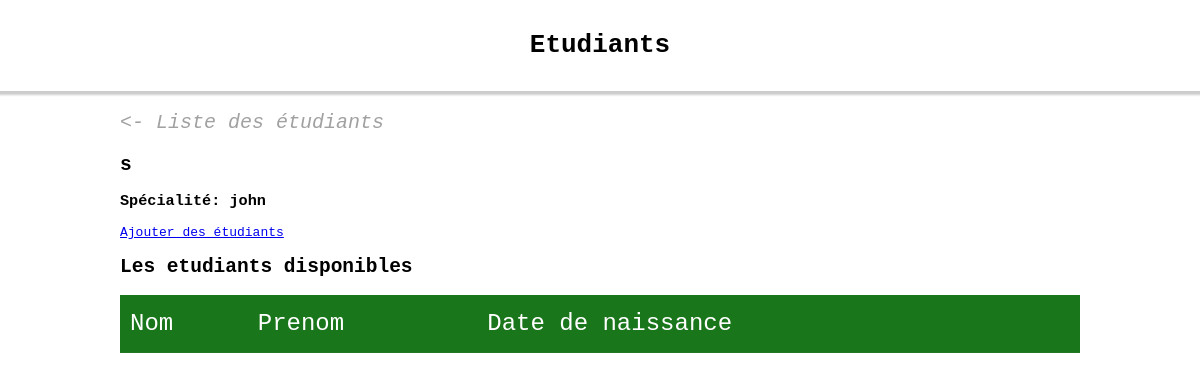
Page /classe/5 on the earlier database version.
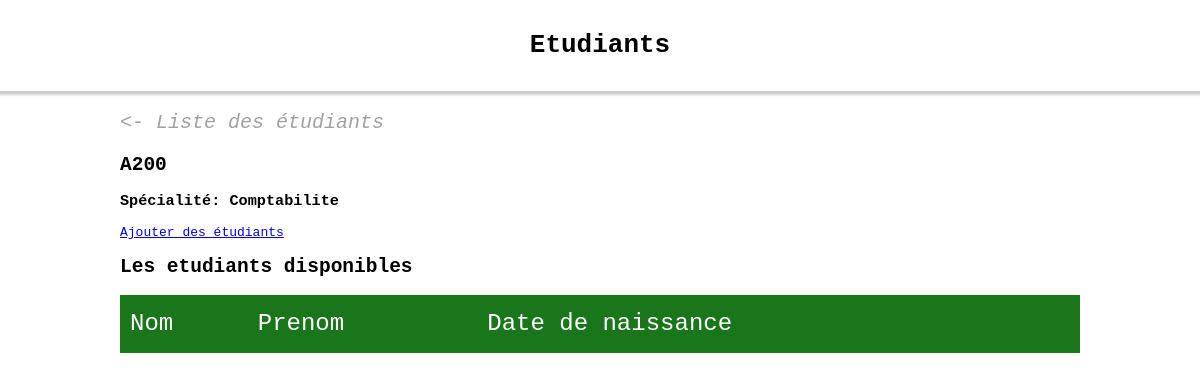
Same page on the later database version.
### dog_shelters/models.py (models this page shows, shortened)
class Classe(models.Model):
 nom = models.CharField(max_length=200)
 specialite = models.CharField(max_length=200)

### dog_shelters/views.py (the view)
# urls.py: path('classe/<int:pk>', views.classe_detail, name='classe_detail'),
def classe_detail(request, pk):
    classe = get_object_or_404(models.Classe, pk=pk)
    etudiant = models.Etudiant.objects.filter(classe = classe)
    context = {'classe': classe, 'etudiants': etudiant}
    return render(request, 'templates/classe_detail.html', context=context)

### dog_shelters/templates/classe_detail.html (shortened to what this page needs)
{% extends 'base.html' %}
{% block content %}
<div class="list">
    <div class="contener">
        <div class="link_back">
            <a href="{% url 'dog_shelters:classe_list' %}">
                <- Liste des étudiants </a>
        </div>
        <h1>{{ classe.nom }}</h1>
        <div class="contener">
            <h3>Spécialité: {{ classe.specialite }}</h3>
        </div>
        <a href="{% url 'dog_shelters:index' classe.id %}">
            Ajouter des étudiants </a>
        <div>
            <h1>Les etudiants disponibles </h1>
        </div>
        <table>
            <thead>
                <tr>
                    <td>Nom</td>
                    <td>Prenom</td>
                    <td>Date de naissance</td>
                </tr>
            </thead>
        </table>
    </div>
</div>
{% endblock %}

Differences in the rows shown:
changed Classe: nom "s" → "A200"; specialite "john" → "Comptabilite"
